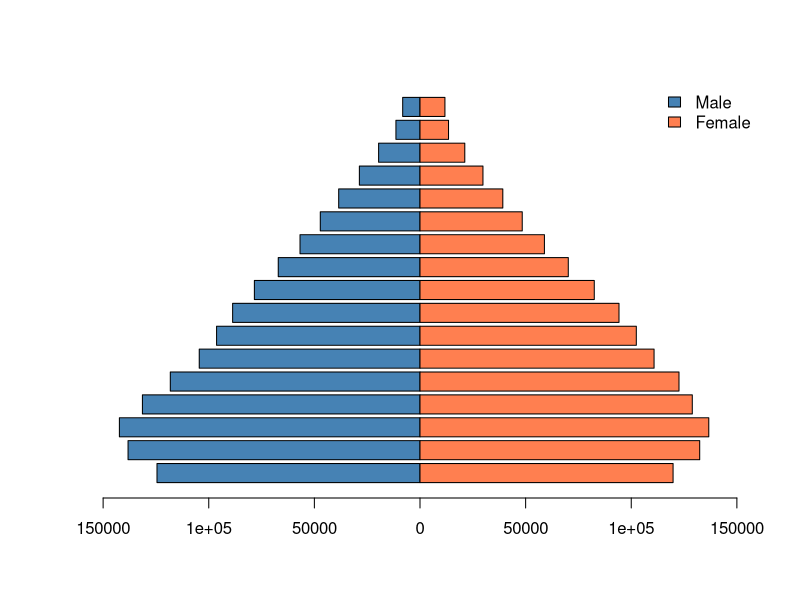

The R script that drew this image:
## ---- chunk 1
knitr::opts_chunk$set(echo = TRUE, message = FALSE, warning = FALSE,
                      fig.width = 6, fig.height = 4, fig.align = "center")
## ---- chunk 2
age_group <- c("0-4",  "5-9",  "10-14","15-19","20-24","25-29","30-34","35-39",
               "40-44","45-49","50-54","55-59","60-64","65-69","70-74","75-79","80+")
male   <- c(124500, 138200, 142300, 131400, 118200, 104500,  96300,  88700,
             78400,  67100,  56800,  47200,  38500,  28700,  19600,  11400,   8200)
female <- c(119800, 132400, 136700, 128900, 122600, 110800, 102400,  94200,
             82500,  70200,  58900,  48400,  39200,  29800,  21200,  13500,  11800)

pop <- data.frame(age_group, male, female)
pop$total <- pop$male + pop$female
## ---- chunk 3
# 1(a) Sex composition: Sex Ratio and Masculinity Proportion
sr <- sum(pop$male)/sum(pop$female) * 100
sr
## ---- chunk 4
# 1(b) Dependency burden: Total, Child, and Old Age Dependency Ratios
cdr <- sum(pop$total[1:3])/sum(pop$total[4:13]) * 100
oadr <- sum(pop$total[14:17])/sum(pop$total[4:13]) * 100
tdr <- cdr + oadr
paste(cdr, oadr, tdr)
## ---- chunk 5
# 1(c) Population pyramid and shape description
barplot(-pop$male, horiz = TRUE, xlim = c(-160000, 160000), col = "steelblue", axes = FALSE)
barplot(pop$female, horiz = TRUE, add = TRUE, col = "coral", axes = FALSE)
ticks <- seq(-150000, 150000, by = 50000)
axis(1, at = ticks, labels = abs(ticks))
legend("topright",
       legend = c("Male", "Female"),
       fill   = c("steelblue", "coral"),
       bty    = "n")
## ---- chunk 6
age_group  <- c("15-19","20-24","25-29","30-34","35-39","40-44","45-49")
births     <- c( 8640, 31450, 27300, 19820,  9460,  2170,   340)
female_pop <- c(81200, 76800, 69400, 62500, 54200, 43900, 35600)
L5x        <- c(98510, 98120, 97680, 97050, 96230, 94810, 92340)

fert <- data.frame(age_group, births, female_pop, L5x)
fert

p  <- 0.487        # proportion of female births
l0 <- 100000        # life-table radix
## ---- chunk 7
# 2(a) General Fertility Rate and comparison with the national GFR of 82
gfr <- sum(fert$births) / sum(fert$female_pop) * 1000
gfr
## ---- chunk 8
# 2(b) Total Fertility Rate and interpretation
fert$ASFR <- fert$births / fert$female_pop * 1000
tfr<- 5 * sum(fert$ASFR) / 1000
tfr
## ---- chunk 9
# 2(c) Gross Reproduction Rate and Net Reproduction Rate
grr <- tfr * p
grr

l0 <- 100000                                # life table radix

NRR <- sum(fert$ASFR * p * fert$L5x / l0) / 1000
NRR
## ---- chunk 10
age_group    <- c("0-19","20-39","40-59","60-79","80+")
ref_pop      <- c(12500, 19200, 29700, 21900, 2560)

india_deaths <- c(  31,  145,   724, 1614,   814)
india_pop    <- c(15402, 22640, 37573, 29011, 10725)

pak_deaths   <- c(  42,  158, 1282, 1921, 1161)
pak_pop      <- c(11745, 26972, 52975, 43028, 16783)

mort <- data.frame(age_group, ref_pop,
                   india_deaths, india_pop,
                   pak_deaths, pak_pop)

# Completeness fractions for India
C_d <- 0.80    # death registration
C_p <- 0.92    # census coverage
## ---- chunk 11
# 3(a) Compare crude mortality burden
D <- sum(mort$india_deaths)        # 32,480 deaths in 2024
P <- sum(mort$india_pop)    # 5,500,000 mid year population

CDRind <- D / P * 1000
CDRind

D <- sum(mort$pak_deaths)        # 32,480 deaths in 2024
P <- sum(mort$pak_pop)    # 5,500,000 mid year population

CDRpak <- D / P * 1000
CDRpak
## ---- chunk 12
# 3(b) Verify or refute the minister's claim (direct standardisation)
mort$ASDRind <- mort$india_deaths / mort$india_pop * 1000

expected <- mort$ASDRind * mort$ref_pop

# Age standardised death rate (per 1000)
ASRind <- sum(expected) / sum(mort$ref_pop)
ASRind

mort$ASDRpak <- mort$pak_deaths / mort$pak_pop * 1000

expected <- mort$ASDRpak * mort$ref_pop

# Age standardised death rate (per 1000)
ASRpak <- sum(expected) / sum(mort$ref_pop)
ASRpak

## ---- chunk 13
# 3(c) Corrected Indian CDR and revised international comparison
CDR_corrind <- CDRind * C_p / C_d
CDR_corrind

CDR_corrpak <- CDRpak
CDRpak
## ---- chunk 14
age <- c(0, 5, 10, 15, 20, 25, 30, 35, 40, 45, 50, 55, 60, 65, 70, 75)
n   <- c(5, 5, 5, 5, 5, 5, 5, 5, 5, 5, 5, 5, 5, 5, 5, NA)   # NA marks the open last interval
nMx <- c(0.0060, 0.0008, 0.0008, 0.0012, 0.0018,
         0.0025, 0.0035, 0.0050, 0.0075, 0.0110,
         0.0160, 0.0230, 0.0330, 0.0480, 0.0700, 0.1300)

lt <- data.frame(age, n, nMx)
l0 <- 100000
## ---- chunk 15
# 4(a) Full abridged life table using the Fergany method, report e0
build_life_table <- function(age, n, nMx, l0 = 100000) {

  k <- length(nMx)

  # Fergany method for nqx, then override the open last band
  nqx <- 1 - exp(-n * nMx)
  nqx[k] <- 1
  npx <- 1 - nqx

  # Survivors and deaths
  lx  <- l0 * cumprod(c(1, npx[-k]))
  ndx <- lx * nqx

  # nLx, trapezoidal for closed and lx/nMx for the open band
  nLx <- numeric(k)
  for (i in 1:(k - 1)) {
    nLx[i] <- (n[i] / 2) * (lx[i] + lx[i + 1])
  }
  nLx[k] <- lx[k] / nMx[k]

  # Tx and ex
  Tx <- rev(cumsum(rev(nLx)))
  ex <- Tx / lx

  data.frame(age, n, nMx, nqx, npx, lx, ndx, nLx, Tx, ex)
}

# Apply to Dhaka 2024
bd_lt <- build_life_table(lt$age, lt$n, lt$nMx)
bd_lt
bd_lt$ex[1]
## ---- chunk 16
# 4(b) Compare newborn girl and 25-year-old woman
paste(bd_lt$ex[1], bd_lt$ex[6])
## ---- chunk 17
# 4(c) Halve mortality in 0 to 4 band, rebuild and check if e0 target is met
lt$nMx[1] <- .003
lt$nMx
bd_lt <- build_life_table(lt$age, lt$n, lt$nMx)

bd_lt
